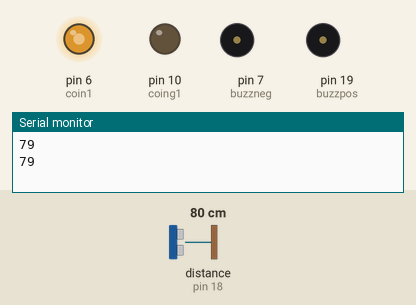
A sketch run on a simulated Arduino Uno, built with avr-gcc and run on an emulated ATmega328P. Parts: output pins drawn as LEDs (lit = HIGH), buzzer (waves = sounding, pin HIGH), the last lines printed to the serial monitor. Wiring (inferred from the names in the program): ultrasonic range finder: trigger pin 17; echo pin 18. Inputs (shaded band) come from the test bench; at power-on: distance to the obstacle (sensor on pin 18) 80 cm. The echo pulse lasts 58.3 µs per cm; pins used as bus, display or sensor lines are not drawn.

Above: at 0.98 s.
1.3 s: distance to the obstacle (sensor on pin 18) set to 2 cm
At 1.55 s:
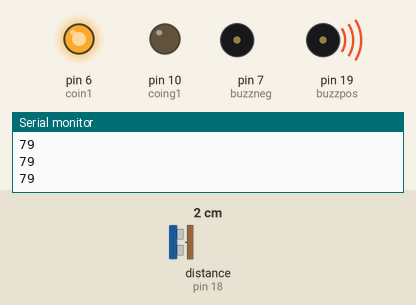
4.3 s: distance to the obstacle (sensor on pin 18) set to 250 cm
At 4.3 s:
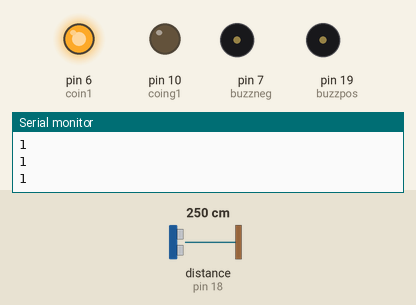
6.4 s: distance to the obstacle (sensor on pin 18) set to 246 cm
At 7.1 s:
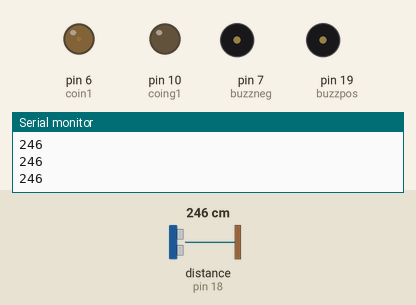
Timing chart, 0 to 9.4 s (numbered marks = the images above; inputs shaded):
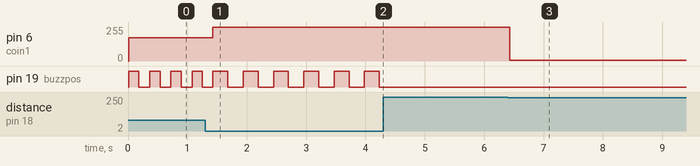

Measured:
- the behaviour switches between 250 and 249 cm on distance to the obstacle (sensor on pin 18) (found by bisection; images 2 and 3)
- after the input at 1.3 s, pin 19 (buzzpos): alternates HIGH for 0.25 s and LOW for 0.26 s, starting after 0.38 s
- after the input at 4.3 s, pin 19 (buzzpos): stops changing and stays LOW
- after the input at 6.4 s, pin 6 (coin1): 252/255 → 4/255 at once
- by itself, pin 19 (buzzpos): alternates HIGH for 0.17 s and LOW for 0.18 s

The sketch:

cashmaMCU.ino
```cpp
#define coin1 6
#define coing1 10

#define trigPin 17
#define echoPin 18

#define buzzpos 19
#define buzzneg 7

#define numReadings 10

int readings[numReadings];      // the readings from the analog input
int readIndex = 0;              // the index of the current reading
int total = 0;                  // the running total
int average = 0;

int newav;

int i = 0;

int fadeValue;
int cm;


void setup() {
  Serial.begin (9600);
  pinMode(buzzpos, OUTPUT);
  pinMode(buzzneg, OUTPUT);
  pinMode(trigPin, OUTPUT);
  pinMode(echoPin, INPUT);
  pinMode(coin1, OUTPUT);
    pinMode(coing1, OUTPUT);

}

int av(int b)
{


 total = total - readings[readIndex];
  // read from the sensor:
  readings[readIndex] = b;
  // add the reading to the total:
  total = total + readings[readIndex];
  // advance to the next position in the array:
  readIndex = readIndex + 1;

  // if we're at the end of the array...
  if (readIndex >= numReadings) {
    // ...wrap around to the beginning:
    readIndex = 0;
  }

  // calculate the average:
  average = total / numReadings;
  // send it to the computer as ASCII digits


return b;
  }


void buzz(int k)
{digitalWrite(buzzpos,HIGH);
 delay(k);
 digitalWrite(buzzpos,LOW);
 delay(k);
}

void loop() {
  digitalWrite(coing1,LOW);
  digitalWrite(buzzneg,LOW);

  long duration, distance;
  digitalWrite(trigPin, LOW);  // Added this line
  delayMicroseconds(2); // Added this line
  digitalWrite(trigPin, HIGH);
//  delayMicroseconds(1000); - Removed this line
  delayMicroseconds(10); // Added this line
  digitalWrite(trigPin, LOW);
  duration = pulseIn(echoPin, HIGH);
  distance = (duration/2) / 29.1;
 delay(5);


newav = av(distance);

  if (newav >= 250 || newav <= 0){
    Serial.println("Out of range");
  }

  else
  {


      cm = 250 - newav;

  fadeValue = map(cm , 0, 250, 0, 254);


  analogWrite(coin1, fadeValue);  // Writes the fadeValue to pin 9
    buzz(fadeValue);
    Serial.println(newav);
   // Serial.print("\t");
     //   Serial.println(fadeValue1);
      //Serial.println(i);

  }

 i++;
}
```
